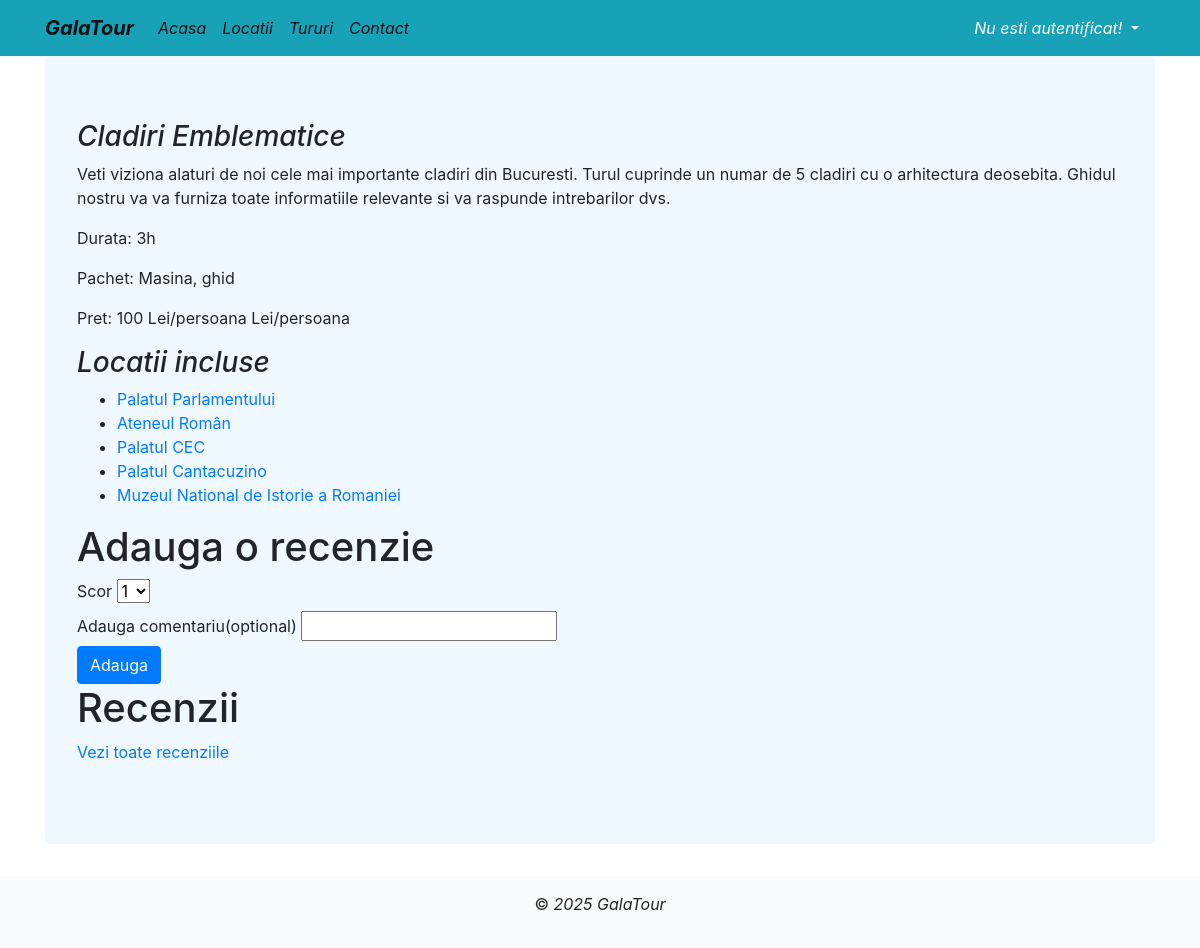
Page /tururi/2/ on the earlier database version.
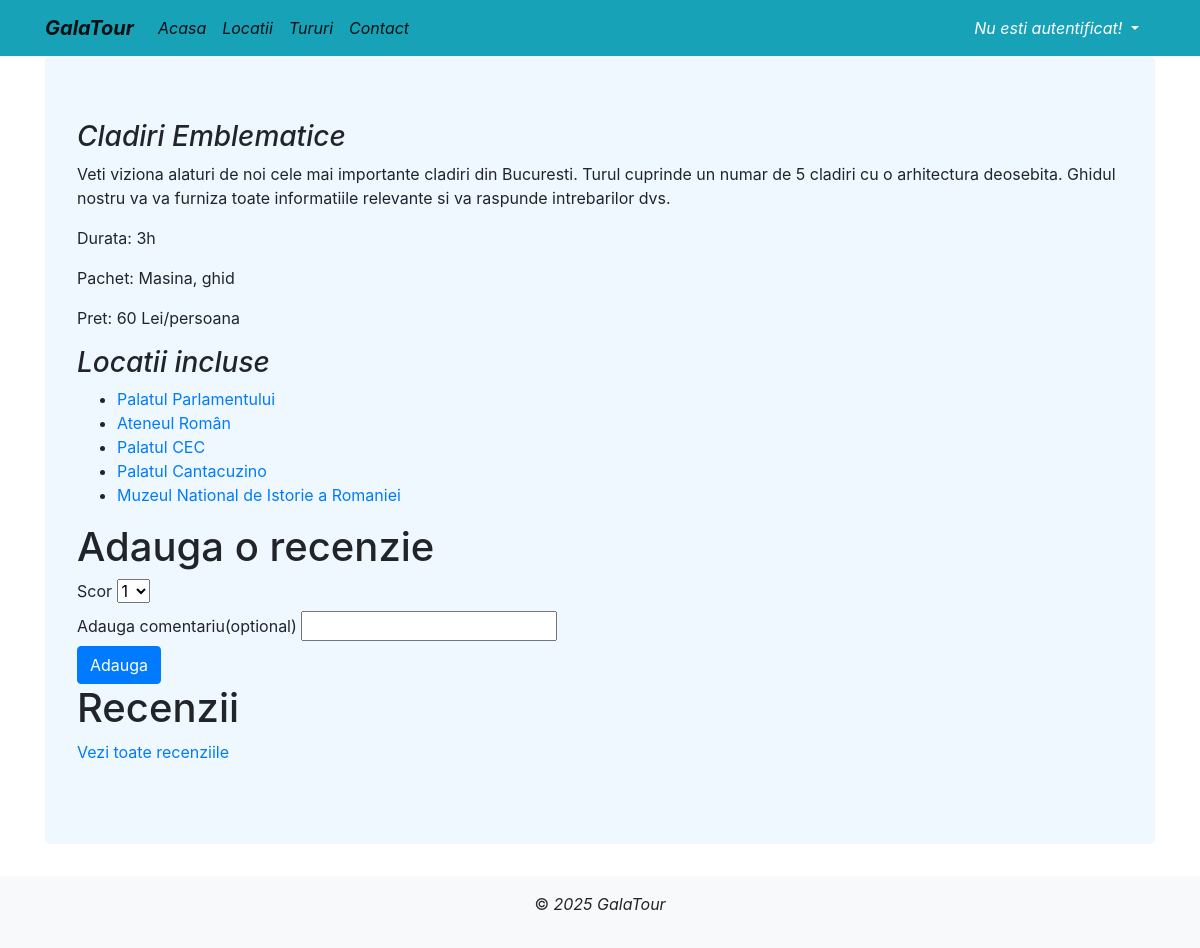
Same page on the later database version.
### locatii/models.py (models this page shows, shortened)
class Tur(models.Model):
    class Meta:
        verbose_name_plural = 'Tururi'
    OPTIUNI_TIP_TUR = [
            ('predefinit', 'Predefinit'),
            ('personalizat', 'Personalizat')
        ]
    nume = CharField(max_length=128, blank=True, null=True)
    descriere = TextField(blank=True, null=True)
    locatii = ManyToManyField(Locatie, related_name='tururi')
    type = CharField(max_length=40, choices=OPTIUNI_TIP_TUR, default='predefinit' )
    durata= CharField(max_length=128, blank=True, null=True)
    pret = PositiveIntegerField(blank=False, null=False, default=1)
    pachet = TextField(blank=True, null=True)
    imagine_tur = ImageField(upload_to='imagini', blank=True, null=True)

### locatii/views.py (the view)
# urls.py: path('tururi/<int:tur_id>/', views.detalii_tur, name='detalii_tur'),
def detalii_tur(request, tur_id):
    tur = get_object_or_404(Tur, id=tur_id)
    locatii = tur.locatii.all()
    recenzii = Recenzie.objects.filter(tur=tur).order_by('-pk')[:3]
    user_deja_recenzat = False
    for recenzie in recenzii:
        if recenzie.user == request.user:
            user_deja_recenzat = True
    return render(request, 'detalii_tur.html', {'tur': tur, 'locatii': locatii, 'user_deja_recenzat': user_deja_recenzat })

### locatii/templates/detalii_tur.html (shortened to what this page needs)
<!DOCTYPE html>
<html lang="en">
<head>
</head>
<body>
    {% extends 'base.html' %}
    {% block content %}
    <h3><i>{{tur.nume}}</i></h3>
    <p>{{tur.descriere}}</p>
    <p>Durata: {{tur.durata }}</p>
    <p>Pachet: {{ tur.pachet }}</p>
    <p>Pret: {{ tur.pret }} Lei/persoana</p>
    <h3><i>Locatii incluse</i></h3>
    <ul>
      {% for locatie in tur.locatii.all %}
          <li>
              <a href="{% url 'detalii_locatie' locatie.id %}" >{{ locatie.nume }}</a>
          </li>
      {% endfor %}
    </ul>
    {% if not user_deja_recenzat %}
    <div>
        <h1>Adauga o recenzie</h1>
        <form method="post" action="{% url 'adauga_recenzie' tur.id %}">
            <label for ="scor">Scor</label>
            <select id="scor" name ="scor">
                <option value="1">1</option>
            </select>
            <br>
            <label for ="comentariu">Adauga comentariu(optional)</label>
            <input type="text" id="comentariu" name="comentariu">
            <br>
            <input type="submit" class="btn btn-primary" value = "Adauga">
        </form>
    </div>
    {% endif %}
    <div>
        <h1>Recenzii</h1>
        <a href="{% url 'afiseaza_recenzii' object.pk %}">Vezi toate recenziile</a>
    </div>
    {% endblock %}

Differences in the rows shown:
changed Tur "Cladiri Emblematice": pret "100 Lei/persoana" → "60"
